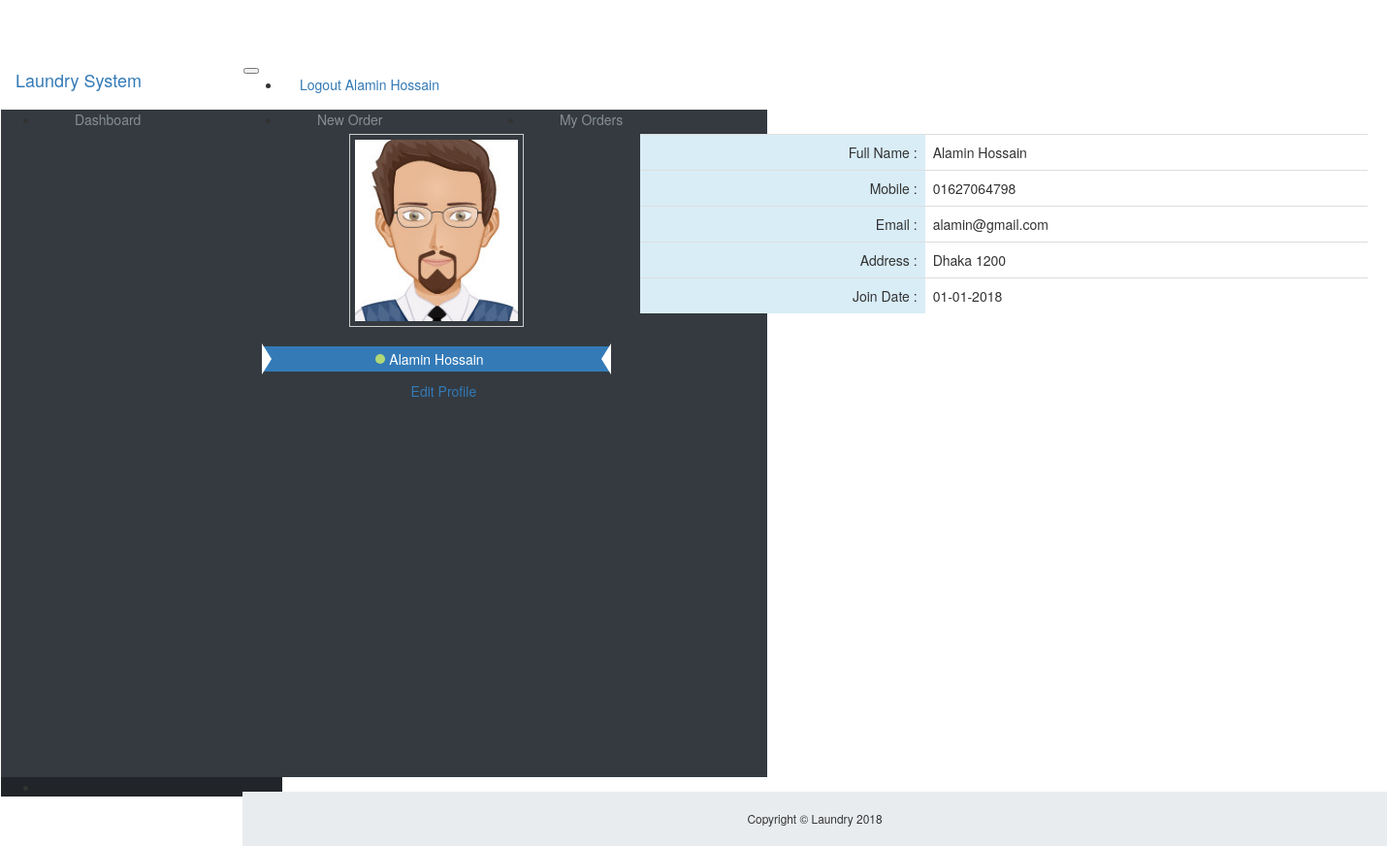
Page /profile.php (signed in) on the committed database.
### tables this page shows
CREATE TABLE `customers` (
  `id` int(11) NOT NULL,
  `join_date` varchar(10) NOT NULL,
  `first_name` varchar(100) NOT NULL,
  `last_name` varchar(100) NOT NULL,
  `address` text NOT NULL,
  `email_id` varchar(100) NOT NULL,
  `mobile` varchar(15) NOT NULL,
  `status` varchar(10) NOT NULL,
  `password` varchar(100) NOT NULL,
  `role` int(5) NOT NULL
);

### inc/db_config.php (called while the page is built, shortened)
<?php
  function DB_Query($sql) {
    $conn = mysqli_connect(DB_SERVER, DB_USER, DB_PASS, DB_TBL);
    $resault = mysqli_query($conn, $sql);
    return $resault;
  }
?>

### profile.php (the view, shortened to what this page needs)
<?php
  include_once 'inc/db_config.php';
  include_once 'inc/header.php';
  include_once 'inc/nav.php';
?>
	<div class="content-wrapper p-md-3">
		<div class="container">
			<div class="profile-info mt-5">
				<?php
					if ($_SESSION["user_role"]==0) {
					  	$sql_query = "SELECT * FROM `admin` WHERE id=".$_SESSION["user_id"].";";
					    $result = DB_Query($sql_query);
					      while ($row = mysqli_fetch_assoc($result)) {
					          extract($row);
					      }
				?>
					<div class="row">
						<div class="col-md-4">
							<div class="img-box text-center p-md-3">
								<img src="avatars/profile-pic.jpg">
								<p class="bg-primary text-white">
									<span>
										<?= $admin_name ?>
									</span>
								</p>
								<div class="access">
									<a href="#">
										<i class="fa fa-pencil text-success"></i>
										Edit Profile
									</a>
								</div>
							</div>
						</div>
						<div class="col-md-8">
							<div class="profile-information mt-5">
								<table class="table">
									<tr>
										<td class="bg-info text-white text-right">Full Name :</td>
										<td><?= $admin_name ?></td>
									</tr>
									<tr>
										<td class="bg-info text-white text-right">Mobile :</td>
										<td><?= $mobile ?></td>
									</tr>
									<tr>
										<td class="bg-info text-white text-right">Email :</td>
										<td><?= $email_id ?></td>
									</tr>
								</table>
							</div>
						</div>
					</div>
				<?php
					  }else{
					  	$sql_query = "SELECT * FROM `customers` WHERE id=".$_SESSION["user_id"].";";
					    $result = DB_Query($sql_query);
					      while ($row = mysqli_fetch_assoc($result)) {
					          extract($row);
					      }
				?>
					<div class="row">
						<div class="col-md-4">
							<div class="img-box text-center p-md-3">
								<img src="avatars/profile-pic.jpg">
								<p class="bg-primary text-white">
									<span>
										<?= $first_name." ".$last_name ?>
									</span>
								</p>
								<div class="access">
									<a data-toggle="modal" data-target="#edit_user_modal<?= $id ?>" href="#">
										<i class="fa fa-pencil text-success"></i>
										Edit Profile
									</a>
								</div>
							</div>
						</div>
						<div class="col-md-8">
							<div class="profile-information mt-5">
								<table class="table">
									<tr>
										<td class="bg-info text-white text-right">Full Name :</td>
										<td><?= $first_name." ".$last_name ?></td>
									</tr>
									<tr>
										<td class="bg-info text-white text-right">Mobile :</td>
										<td><?= $mobile ?></td>
									</tr>
									<tr>
										<td class="bg-info text-white text-right">Email :</td>
										<td><?= $email_id ?></td>
									</tr>
									<tr>
										<td class="bg-info text-white text-right">Address :</td>
										<td><?= $address ?></td>
									</tr>
									<tr>
										<td class="bg-info text-white text-right">Join Date :</td>
										<td><?= $join_date ?></td>
									</tr>
								</table>
							</div>
						</div>
					</div>
				<?php
					  }
				?>
			</div>
		</div>
<?php
	include_once 'inc/footer.php';
?>

### css/sb-admin.css (style rules this page uses)
html { position: relative; min-height: 100%; }
body { overflow-x: hidden; }
body.sticky-footer { margin-bottom: 56px; }
body.sticky-footer .content-wrapper { min-height: calc(100vh - 56px - 56px); }
body.fixed-nav { padding-top: 56px; }
.content-wrapper { min-height: calc(100vh - 56px); padding-top: 1rem; }
.content-wrapper { overflow-x: hidden; background: white; }
@media (min-width: 992px) { .content-wrapper { margin-left: 250px; } }

### css/style.css (style rules this page uses)
.img-box img { width: 180px; display: block; border: 1px solid #ccc; padding: 5px; margin-bottom: 20px; margin-left: auto; margin-right: auto; }
.img-box p { position: relative; padding: 3px 15px; z-index: 1; }
.img-box p:before { position: absolute; content: ''; border-left: 10px solid #fff; border-right: 16px solid transparent; border-top: 16px solid transparent; border-bottom: 16px solid transparent; top: 50%; -webkit-transform: translateY(-50%); -ms-transform: translateY(-50%); -o-transform: translateY(-50%); transform: translateY(-50%); left: 0; z-index: 2; }
.img-box p:after { position: absolute; content: ''; border-right: 10px solid #fff; border-left: 16px solid transparent; border-top: 16px solid transparent; border-bottom: 16px solid transparent; top: 50%; -webkit-transform: translateY(-50%); -ms-transform: translateY(-50%); -o-transform: translateY(-50%); transform: translateY(-50%); right: 0; z-index: 2; }
.img-box p span { display: inline-block; position: relative; }
.img-box p span:before { position: absolute; content: ''; width: 10px; height: 10px; border-radius: 100%; background: #B0D877; left: -14px; top: 50%; -webkit-transform: translateY(-50%); -ms-transform: translateY(-50%); -o-transform: translateY(-50%); transform: translateY(-50%); }

### rows in the picture
customers: first_name "Alamin", last_name "Hossain", mobile "01627064798", email "alamin@gmail.com", address "Dhaka 1200", join_date "01-01-2018"

### other values in the picture
$_SESSION["user_name"] "Alamin Hossain"
